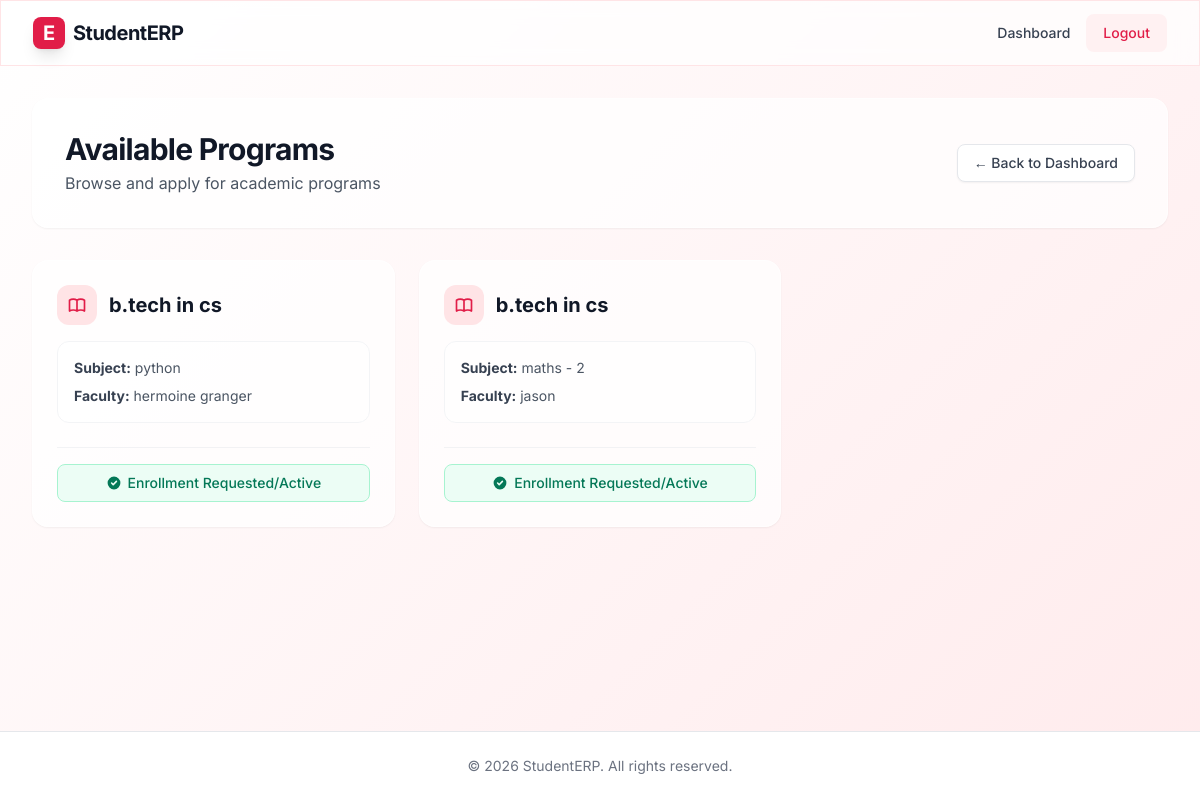
Screenshot of /student/programs/ (signed in) with the database file from the repository.
### core/models.py (models this page shows, shortened)
class Program(models.Model):
    name = models.CharField(max_length=100)
    subject = models.CharField(max_length=100)
    faculty = models.ForeignKey(User, on_delete=models.CASCADE, limit_choices_to={'is_faculty': True})

class User(AbstractUser):
    is_student = models.BooleanField('student status', default=False)
    is_faculty = models.BooleanField('faculty status', default=False)
    is_administrator = models.BooleanField('administrator status', default=False)
    mobile = models.CharField(max_length=20, blank=True, null=True)
    fullname = models.CharField(max_length=255, blank=True, null=True)

### student/views.py (the view)
# urls.py: path('programs/', views.program_list, name='student_programs'),
@login_required
def program_list(request):
    if not request.user.is_student:
        return redirect('login')
    programs = Program.objects.all()
    enrollments = Enrollment.objects.filter(student=request.user).values_list('program_id', flat=True)
    context = {
        'programs': programs,
        'enrolled_program_ids': list(enrollments)
    }
    return render(request, 'student/program_list.html', context)

### student/templates/student/program_list.html (shortened to what this page needs)
{% extends 'core/base.html' %}
{% block content %}
<div class="max-w-7xl mx-auto px-4 sm:px-6 lg:px-8 py-8 w-full animate-fade-in">
    <div class="glass p-6 sm:p-8 rounded-2xl shadow-sm border border-white/50 mb-8 flex flex-col sm:flex-row justify-between items-start sm:items-center gap-4">
        <div>
            <h1 class="text-3xl font-bold text-gray-900 tracking-tight">Available Programs</h1>
            <p class="text-gray-600 mt-1">Browse and apply for academic programs</p>
        </div>
        <a href="{% url 'student_dashboard' %}" class="inline-flex items-center px-4 py-2 border border-gray-200 text-sm font-medium rounded-lg text-gray-700 bg-white hover:bg-gray-50 hover:text-redlight-600 transition-colors shadow-sm">
            &larr; Back to Dashboard
        </a>
    </div>
    {% if programs %}
    <div class="grid grid-cols-1 md:grid-cols-2 lg:grid-cols-3 gap-6">
        {% for program in programs %}
        <div class="glass p-6 rounded-2xl shadow-sm border border-white/50 flex flex-col hover:-translate-y-1 transition-transform">
            <div class="flex-grow mb-6">
                <div class="flex items-center gap-3 mb-4">
                    <div class="w-10 h-10 bg-redlight-100 rounded-xl flex items-center justify-center text-redlight-600">
                    </div>
                    <h3 class="text-xl font-bold text-gray-900">{{ program.name }}</h3>
                </div>
                <div class="space-y-2 text-sm text-gray-600 bg-white/50 p-4 rounded-xl border border-gray-100">
                    <p><strong class="text-gray-700">Subject:</strong> {{ program.subject }}</p>
                    <p><strong class="text-gray-700">Faculty:</strong> {{ program.faculty.fullname }}</p>
                </div>
            </div>
            <div class="mt-auto pt-4 border-t border-gray-200/50">
                {% if program.id in enrolled_program_ids %}
                    <button disabled class="w-full inline-flex justify-center items-center px-4 py-2 border border-emerald-200 text-sm font-medium rounded-lg text-emerald-700 bg-emerald-50 cursor-not-allowed">
                        <svg class="w-4 h-4 mr-1.5" fill="currentColor" viewBox="0 0 20 20" xmlns="http://www.w3.org/2000/svg"><path fill-rule="evenodd" d="M10 18a8 8 0 100-16 8 8 0 000 16zm3.707-9.293a1 1 0 00-1.414-1.414L9 10.586 7.707 9.293a1 1 0 00-1.414 1.414l2 2a1 1 0 001.414 0l4-4z" clip-rule="evenodd"></path></svg>
                        Enrollment Requested/Active
                    </button>
                {% endif %}
            </div>
        </div>
        {% endfor %}
    </div>
    {% endif %}
</div>
{% endblock %}

### core/templates/core/base.html (style rules this page uses)
.animated-bg { background: linear-gradient(-45deg, #ffffff, #fff1f2, #ffe4e6, #ffffff); background-size: 400% 400%; }
.glass { background: rgba(255, 255, 255, 0.7); backdrop-filter: blur(10px); -webkit-backdrop-filter: blur(10px); border: 1px solid rgba(255, 255, 255, 0.18); }

### rows the page displays
Program: name "b.tech in cs", subject "python", faculty.fullname "hermoine granger", shows "Enrollment Requested/Active"
Program: name "b.tech in cs", subject "maths - 2", faculty.fullname "jason", shows "Enrollment Requested/Active"
